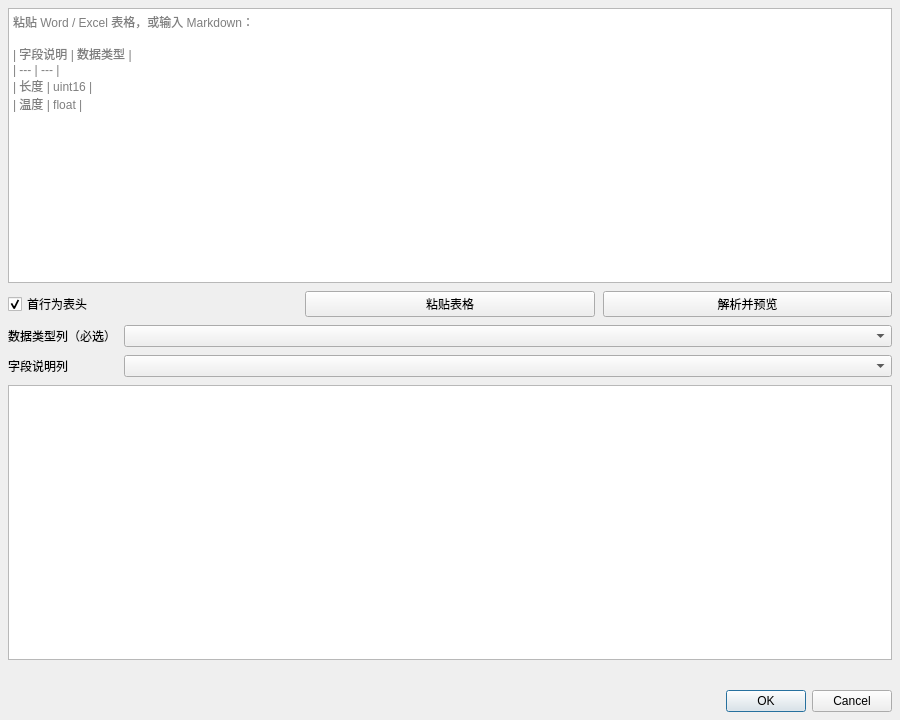
<?xml version='1.0' encoding='utf-8'?>
<ui version="4.0">
 <class>FormTableImport</class>
 <widget class="QDialog" name="FormTableImport">
  <property name="windowTitle">
   <string>从表格导入</string>
  </property>
  <property name="geometry">
   <rect>
    <x>0</x>
    <y>0</y>
    <width>900</width>
    <height>720</height>
   </rect>
  </property>
  <layout class="QVBoxLayout" name="layout">
   <property name="spacing">
    <number>8</number>
   </property>
   <property name="leftMargin">
    <number>8</number>
   </property>
   <property name="topMargin">
    <number>8</number>
   </property>
   <property name="rightMargin">
    <number>8</number>
   </property>
   <property name="bottomMargin">
    <number>8</number>
   </property>
   <item>
    <widget class="TablePasteEdit" name="edit_source">
     <property name="placeholderText">
      <string>粘贴 Word / Excel 表格，或输入 Markdown：

| 字段说明 | 数据类型 |
| --- | --- |
| 长度 | uint16 |
| 温度 | float |</string>
     </property>
     <property name="toolTip">
      <string>导入项追加到数据域，初始值默认 0，可在预览里修改。</string>
     </property>
    </widget>
   </item>
   <item>
    <layout class="QHBoxLayout" name="actions">
     <item>
      <widget class="QCheckBox" name="check_header">
       <property name="text">
        <string>首行为表头</string>
       </property>
       <property name="checked">
        <bool>true</bool>
       </property>
      </widget>
     </item>
     <item>
      <widget class="QPushButton" name="button_paste">
       <property name="text">
        <string>粘贴表格</string>
       </property>
      </widget>
     </item>
     <item>
      <widget class="QPushButton" name="button_parse">
       <property name="text">
        <string>解析并预览</string>
       </property>
      </widget>
     </item>
    </layout>
   </item>
   <item>
    <layout class="QFormLayout" name="mapping">
     <item row="1" column="0">
      <widget class="QLabel" name="typeLabel">
       <property name="text">
        <string>数据类型列（必选）</string>
       </property>
      </widget>
     </item>
     <item row="1" column="1">
      <widget class="QComboBox" name="mapType" />
     </item>
     <item row="2" column="0">
      <widget class="QLabel" name="commentLabel">
       <property name="text">
        <string>字段说明列</string>
       </property>
      </widget>
     </item>
     <item row="2" column="1">
      <widget class="QComboBox" name="mapComment" />
     </item>
    </layout>
   </item>
   <item>
    <widget class="QTableWidget" name="table_preview">
     <property name="editTriggers">
      <set>QAbstractItemView::DoubleClicked|QAbstractItemView::EditKeyPressed|QAbstractItemView::AnyKeyPressed</set>
     </property>
    </widget>
   </item>
   <item>
    <widget class="QLabel" name="label_status">
     <property name="text">
      <string />
     </property>
     <property name="wordWrap">
      <bool>true</bool>
     </property>
    </widget>
   </item>
   <item>
    <widget class="QDialogButtonBox" name="buttons">
     <property name="standardButtons">
      <set>QDialogButtonBox::Cancel|QDialogButtonBox::Ok</set>
     </property>
    </widget>
   </item>
  </layout>
 </widget>
 <customwidgets>
  <customwidget>
   <class>TablePasteEdit</class>
   <extends>QTextEdit</extends>
   <header>FormTableImport.h</header>
  </customwidget>
 </customwidgets>
 <resources />
 <connections />
</ui>
